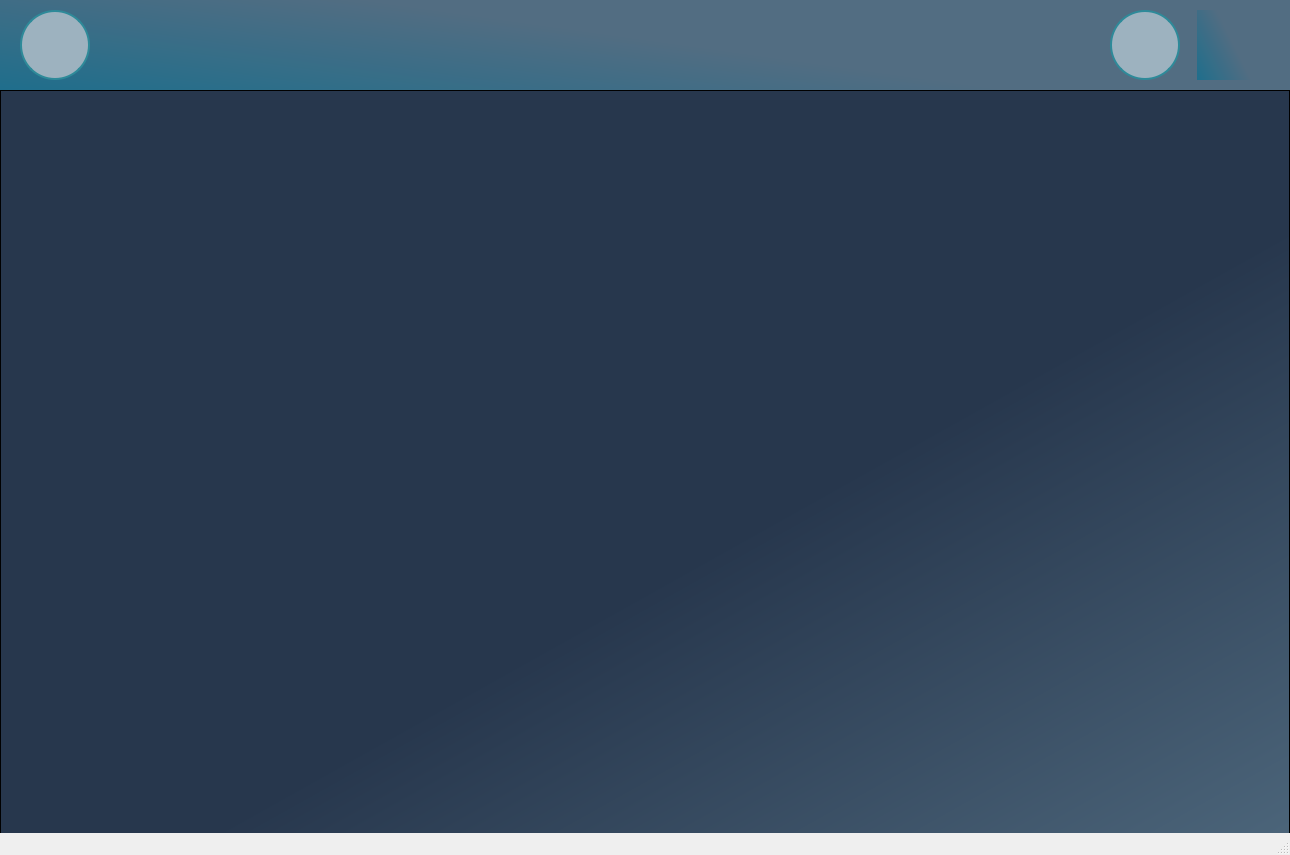
<?xml version="1.0" encoding="UTF-8"?>
<ui version="4.0">
 <class>MainWindow</class>
 <widget class="QMainWindow" name="MainWindow">
  <property name="geometry">
   <rect>
    <x>0</x>
    <y>0</y>
    <width>1290</width>
    <height>855</height>
   </rect>
  </property>
  <property name="font">
   <font>
    <pointsize>8</pointsize>
   </font>
  </property>
  <property name="windowTitle">
   <string>MainWindow</string>
  </property>
  <widget class="QWidget" name="centralwidget">
   <widget class="QWidget" name="widget" native="true">
    <property name="geometry">
     <rect>
      <x>0</x>
      <y>0</y>
      <width>1290</width>
      <height>90</height>
     </rect>
    </property>
    <property name="styleSheet">
     <string notr="true"> background-color: qlineargradient(spread:pad, x1:0.776, y1:0.614091, x2:0, y2:0.999682, stop:0.19403 rgba(82, 109, 130, 255), stop:1 rgba(31, 110, 140, 255))</string>
    </property>
    <widget class="QPushButton" name="profileInfoBtn">
     <property name="geometry">
      <rect>
       <x>20</x>
       <y>10</y>
       <width>70</width>
       <height>70</height>
      </rect>
     </property>
     <property name="styleSheet">
      <string notr="true">QPushButton{
	background-color: rgb(157, 178, 191);
	border-radius: 35px;
	border : 2px solid black;
	border-color: rgb(46, 138, 153);
}

QPushButton:hover{
	background-color: rgb(132, 167, 161);
	border : 3px solid black;
	border-color: rgb(100, 204, 197)
}
</string>
     </property>
     <property name="text">
      <string/>
     </property>
     <property name="icon">
      <iconset>
       <normaloff>profile.png</normaloff>profile.png</iconset>
     </property>
     <property name="iconSize">
      <size>
       <width>50</width>
       <height>50</height>
      </size>
     </property>
    </widget>
    <widget class="QPushButton" name="goHomeBtn">
     <property name="geometry">
      <rect>
       <x>1110</x>
       <y>10</y>
       <width>70</width>
       <height>70</height>
      </rect>
     </property>
     <property name="styleSheet">
      <string notr="true">QPushButton{
	background-color: rgb(157, 178, 191);
	border-radius: 35px;
	border : 2px solid black;
	border-color: rgb(46, 138, 153);
}

QPushButton:hover{
	background-color: rgb(132, 167, 161);
	border : 3px solid black;
	border-color: rgb(100, 204, 197)
}
</string>
     </property>
     <property name="text">
      <string/>
     </property>
     <property name="icon">
      <iconset>
       <normaloff>home.png</normaloff>home.png</iconset>
     </property>
     <property name="iconSize">
      <size>
       <width>50</width>
       <height>50</height>
      </size>
     </property>
    </widget>
    <widget class="QLabel" name="label_2">
     <property name="geometry">
      <rect>
       <x>1197</x>
       <y>10</y>
       <width>70</width>
       <height>70</height>
      </rect>
     </property>
     <property name="text">
      <string/>
     </property>
     <property name="pixmap">
      <pixmap>logo app.png</pixmap>
     </property>
     <property name="scaledContents">
      <bool>true</bool>
     </property>
    </widget>
   </widget>
   <widget class="QWidget" name="widget_2" native="true">
    <property name="geometry">
     <rect>
      <x>0</x>
      <y>90</y>
      <width>1290</width>
      <height>855</height>
     </rect>
    </property>
    <property name="styleSheet">
     <string notr="true">background-color: qlineargradient(spread:pad, x1:0.358, y1:0.244, x2:1, y2:1, stop:0.353234 rgba(39, 55, 77, 255), stop:1 rgba(82, 109, 130, 255))
</string>
    </property>
    <widget class="QScrollArea" name="scrollArea">
     <property name="geometry">
      <rect>
       <x>0</x>
       <y>0</y>
       <width>1290</width>
       <height>855</height>
      </rect>
     </property>
     <property name="widgetResizable">
      <bool>true</bool>
     </property>
     <widget class="QWidget" name="scrollAreaWidgetContents">
      <property name="geometry">
       <rect>
        <x>0</x>
        <y>0</y>
        <width>1288</width>
        <height>853</height>
       </rect>
      </property>
     </widget>
    </widget>
   </widget>
  </widget>
  <widget class="QMenuBar" name="menubar">
   <property name="geometry">
    <rect>
     <x>0</x>
     <y>0</y>
     <width>1290</width>
     <height>23</height>
    </rect>
   </property>
  </widget>
  <widget class="QStatusBar" name="statusbar"/>
 </widget>
 <resources/>
 <connections/>
</ui>
